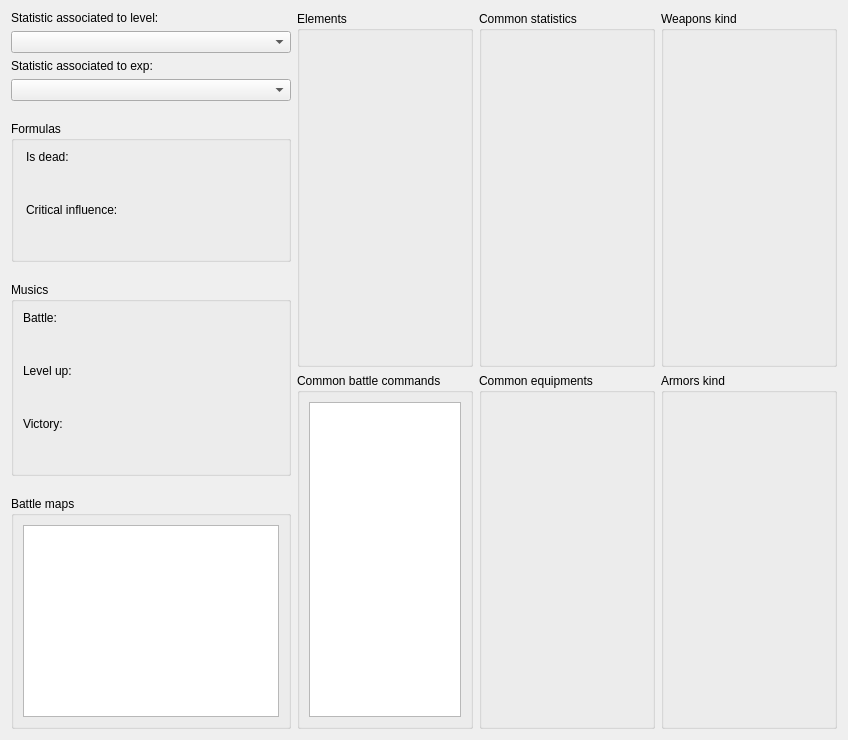
       <widget class="QWidget" name="tab_2">
        <attribute name="title">
         <string>Battle system</string>
        </attribute>
        <layout class="QGridLayout" name="gridLayout_14">
         <item row="0" column="0">
          <layout class="QHBoxLayout" name="horizontalLayout_4" stretch="0,1,1,1">
           <item>
            <layout class="QVBoxLayout" name="verticalLayout_20" stretch="0,0,0,1">
             <property name="spacing">
              <number>20</number>
             </property>
             <item>
              <layout class="QVBoxLayout" name="verticalLayout_22">
               <property name="spacing">
                <number>6</number>
               </property>
               <item>
                <widget class="QLabel" name="labelStatisticAssociatedToLevel">
                 <property name="text">
                  <string>Statistic associated to level:</string>
                 </property>
                </widget>
               </item>
               <item>
                <widget class="QComboBox" name="comboBoxBattleLevel"/>
               </item>
               <item>
                <widget class="QLabel" name="labelStatisticAssociatedToExp">
                 <property name="text">
                  <string>Statistic associated to exp:</string>
                 </property>
                </widget>
               </item>
               <item>
                <widget class="QComboBox" name="comboBoxBattleExp"/>
               </item>
              </layout>
             </item>
             <item>
              <widget class="QGroupBox" name="groupBoxFormulas">
               <property name="enabled">
                <bool>true</bool>
               </property>
               <property name="minimumSize">
                <size>
                 <width>0</width>
                 <height>0</height>
                </size>
               </property>
               <property name="title">
                <string>Formulas</string>
               </property>
               <layout class="QGridLayout" name="gridLayout_27">
                <item row="0" column="0">
                 <layout class="QVBoxLayout" name="verticalLayout_21">
                  <item>
                   <widget class="QLabel" name="labelIsDead">
                    <property name="text">
                     <string>Is dead:</string>
                    </property>
                   </widget>
                  </item>
                  <item>
                   <widget class="PanelPrimitiveValue" name="panelPrimitiveValueFormulaIsDead" native="true">
                    <property name="minimumSize">
                     <size>
                      <width>250</width>
                      <height>27</height>
                     </size>
                    </property>
                    <property name="maximumSize">
                     <size>
                      <width>250</width>
                      <height>27</height>
                     </size>
                    </property>
                   </widget>
                  </item>
                  <item>
                   <widget class="QLabel" name="labelCriticalInfluence">
                    <property name="text">
                     <string>Critical influence:</string>
                    </property>
                   </widget>
                  </item>
                  <item>
                   <widget class="PanelPrimitiveValue" name="panelPrimitiveValueFormulaCrit" native="true">
                    <property name="minimumSize">
                     <size>
                      <width>250</width>
                      <height>27</height>
                     </size>
                    </property>
                    <property name="maximumSize">
                     <size>
                      <width>250</width>
                      <height>27</height>
                     </size>
                    </property>
                   </widget>
                  </item>
                 </layout>
                </item>
               </layout>
              </widget>
             </item>
             <item>
              <widget class="QGroupBox" name="groupBoxMusics">
               <property name="minimumSize">
                <size>
                 <width>0</width>
                 <height>0</height>
                </size>
               </property>
               <property name="title">
                <string>Musics</string>
               </property>
               <layout class="QGridLayout" name="gridLayout_26">
                <item row="0" column="0">
                 <layout class="QVBoxLayout" name="verticalLayout_16">
                  <item>
                   <widget class="QLabel" name="labelBattle">
                    <property name="text">
                     <string>Battle:</string>
                    </property>
                   </widget>
                  </item>
                  <item>
                   <widget class="WidgetSong" name="widgetChooseBattleMusic" native="true">
                    <property name="minimumSize">
                     <size>
                      <width>200</width>
                      <height>27</height>
                     </size>
                    </property>
                    <property name="maximumSize">
                     <size>
                      <width>200</width>
                      <height>27</height>
                     </size>
                    </property>
                   </widget>
                  </item>
                  <item>
                   <widget class="QLabel" name="labelLevelUp">
                    <property name="text">
                     <string>Level up:</string>
                    </property>
                   </widget>
                  </item>
                  <item>
                   <widget class="WidgetSong" name="widgetChooseBattleLevelUp" native="true">
                    <property name="minimumSize">
                     <size>
                      <width>200</width>
                      <height>27</height>
                     </size>
                    </property>
                    <property name="maximumSize">
                     <size>
                      <width>200</width>
                      <height>27</height>
                     </size>
                    </property>
                   </widget>
                  </item>
                  <item>
                   <widget class="QLabel" name="labelVictory">
                    <property name="text">
                     <string>Victory:</string>
                    </property>
                   </widget>
                  </item>
                  <item>
                   <widget class="WidgetSong" name="widgetChooseBattleVictory" native="true">
                    <property name="minimumSize">
                     <size>
                      <width>200</width>
                      <height>27</height>
                     </size>
                    </property>
                    <property name="maximumSize">
                     <size>
                      <width>200</width>
                      <height>27</height>
                     </size>
                    </property>
                   </widget>
                  </item>
                 </layout>
                </item>
                <item row="0" column="1">
                 <spacer name="horizontalSpacer_2">
                  <property name="orientation">
                   <enum>Qt::Horizontal</enum>
                  </property>
                  <property name="sizeHint" stdset="0">
                   <size>
                    <width>40</width>
                    <height>20</height>
                   </size>
                  </property>
                 </spacer>
                </item>
               </layout>
              </widget>
             </item>
             <item>
              <widget class="QGroupBox" name="groupBoxBattleMaps">
               <property name="title">
                <string>Battle maps</string>
               </property>
               <layout class="QGridLayout" name="gridLayout_25">
                <item row="0" column="0">
                 <widget class="WidgetSuperTree" name="treeViewBattleMap">
                  <attribute name="headerVisible">
                   <bool>false</bool>
                  </attribute>
                 </widget>
                </item>
               </layout>
              </widget>
             </item>
            </layout>
           </item>
           <item>
            <layout class="QVBoxLayout" name="verticalLayout_31" stretch="1,1">
             <item>
              <widget class="QGroupBox" name="groupBoxElements">
               <property name="enabled">
                <bool>true</bool>
               </property>
               <property name="title">
                <string>Elements</string>
               </property>
               <layout class="QGridLayout" name="gridLayout_29">
                <item row="0" column="0">
                 <widget class="PanelSuperList" name="panelSuperListElements" native="true">
                  <property name="enabled">
                   <bool>true</bool>
                  </property>
                 </widget>
                </item>
               </layout>
              </widget>
             </item>
             <item>
              <widget class="QGroupBox" name="groupBoxCommonBattleCommands">
               <property name="enabled">
                <bool>true</bool>
               </property>
               <property name="title">
                <string>Common battle commands</string>
               </property>
               <layout class="QGridLayout" name="gridLayout_30">
                <item row="0" column="0">
                 <widget class="WidgetSuperTree" name="treeViewBattleCommands">
                  <attribute name="headerVisible">
                   <bool>false</bool>
                  </attribute>
                 </widget>
                </item>
               </layout>
              </widget>
             </item>
            </layout>
           </item>
           <item>
            <layout class="QVBoxLayout" name="verticalLayout_32" stretch="1,1">
             <item>
              <widget class="QGroupBox" name="groupBoxCommonStatistics">
               <property name="enabled">
                <bool>true</bool>
               </property>
               <property name="title">
                <string>Common statistics</string>
               </property>
               <layout class="QGridLayout" name="gridLayout_31">
                <item row="0" column="0">
                 <widget class="PanelSuperList" name="panelSuperListCommonStatistics" native="true">
                  <property name="enabled">
                   <bool>true</bool>
                  </property>
                 </widget>
                </item>
               </layout>
              </widget>
             </item>
             <item>
              <widget class="QGroupBox" name="groupBoxCommonEquipments">
               <property name="enabled">
                <bool>true</bool>
               </property>
               <property name="minimumSize">
                <size>
                 <width>0</width>
                 <height>0</height>
                </size>
               </property>
               <property name="title">
                <string>Common equipments</string>
               </property>
               <layout class="QGridLayout" name="gridLayout_32">
                <item row="0" column="0">
                 <widget class="PanelSuperList" name="panelSuperListCommonEquipments" native="true">
                  <property name="enabled">
                   <bool>true</bool>
                  </property>
                 </widget>
                </item>
               </layout>
              </widget>
             </item>
            </layout>
           </item>
           <item>
            <layout class="QVBoxLayout" name="verticalLayout_33">
             <item>
              <widget class="QGroupBox" name="groupBoxWeaponsKind">
               <property name="enabled">
                <bool>true</bool>
               </property>
               <property name="title">
                <string>Weapons kind</string>
               </property>
               <layout class="QGridLayout" name="gridLayout_33">
                <item row="0" column="0">
                 <widget class="PanelSuperList" name="panelSuperListWeaponsKind" native="true">
                  <property name="enabled">
                   <bool>true</bool>
                  </property>
                 </widget>
                </item>
               </layout>
              </widget>
             </item>
             <item>
              <widget class="QGroupBox" name="groupBoxArmorsKind">
               <property name="enabled">
                <bool>true</bool>
               </property>
               <property name="title">
                <string>Armors kind</string>
               </property>
               <layout class="QGridLayout" name="gridLayout_34">
                <item row="0" column="0">
                 <widget class="PanelSuperList" name="panelSuperListArmorsKind" native="true">
                  <property name="enabled">
                   <bool>true</bool>
                  </property>
                 </widget>
                </item>
               </layout>
              </widget>
             </item>
            </layout>
           </item>
          </layout>
         </item>
        </layout>
       </widget>
